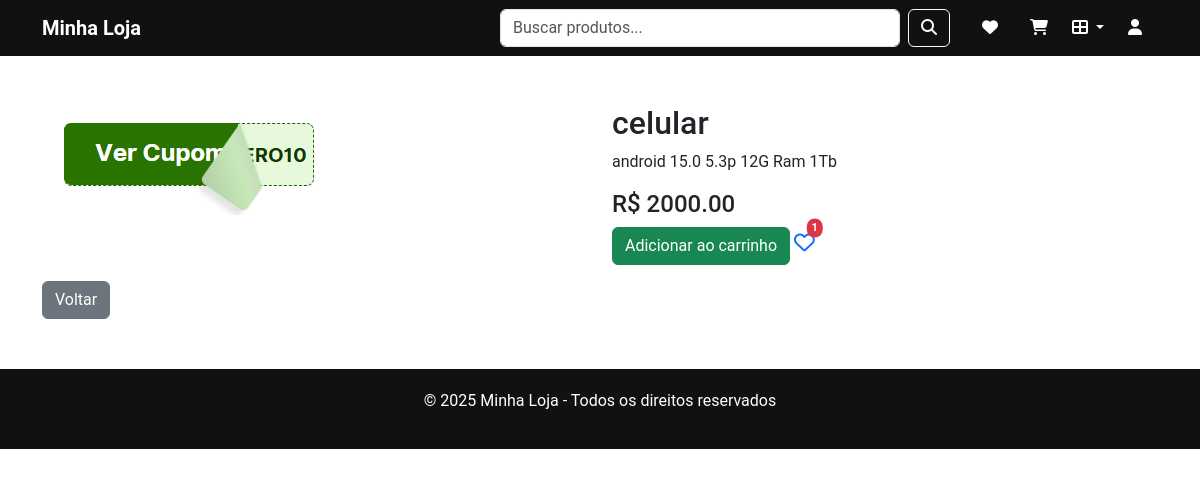
Screenshot of /produto/1/ with the database file from the repository.
### produtos/models.py (models this page shows, shortened)
class Produto(models.Model):
    nome = models.CharField(max_length=100)
    descricao = models.TextField()
    preco = models.DecimalField(max_digits=10, decimal_places=2)
    imagem = models.ImageField(upload_to='produtos/')
    categoria = models.ForeignKey(Categoria, on_delete=models.SET_NULL, null=True, blank=True)
    curtido_por = models.ManyToManyField(User, related_name='produtos_curtidos', blank=True)

### produtos/views.py (the view)
# urls.py: path('produto/<int:id>/', detalhe_produto, name='detalhe_produto'),
def detalhe_produto(request, id):
    produto = get_object_or_404(Produto, id=id)
    return render(request, "produtos/detalhe.html", {"produto": produto})

### produtos/context_processors.py (called while the page is built)
def categorias(request):
    return {
        'categorias': Categoria.objects.all()
    }

### produtos/templates/produtos/detalhe.html
{% extends 'produtos/base.html' %}
{% block content %}
<div class="row">
    <div class="col-md-6">
        {% if produto.imagem %}
        <img src="{{ produto.imagem.url }}" class="img-fluid" alt="{{ produto.nome }}">
        {% else %}
        <img src="https://via.placeholder.com/500x400" class="img-fluid" alt="Sem imagem">
        {% endif %}
    </div>
    <div class="col-md-6">
        <h2>{{ produto.nome }}</h2>
        <p>{{ produto.descricao }}</p>
        <h4>R$ {{ produto.preco }}</h4>
        <button class="btn btn-success">Adicionar ao carrinho</button>
        <a href="#" class="btn-toggle-curtir position-relative" data-id="{{ produto.id }}">
            {% if user.is_authenticated and user in produto.curtido_por.all %}
                <i class="fas fa-heart text-danger"></i>
            {% else %}
                <i class="far fa-heart"></i>
            {% endif %}
            <span class="position-absolute top-0 start-100 translate-middle badge rounded-pill bg-danger"
                id="likes-count-{{ produto.id }}">
                {{ produto.curtido_por.count }}
            </span>
        </a>
    </div>
</div>
<a href="{% url 'lista_produtos' %}" class="btn btn-secondary mt-3">Voltar</a>
{% endblock %}

### produtos/templates/produtos/base.html (style rules this page uses)
body { font-family: 'Roboto', sans-serif; }
.btn-toggle-curtir { display: inline-block; font-size: 1.3rem; }
.btn-toggle-curtir .badge { font-size: 0.7rem; padding: 0.35em 0.45em; }

### rows the page displays
Produto: imagem (picture), nome "celular", descricao "android 15.0 5.3p 12G Ram 1Tb", preco "2000.00", curtido_por.count "1"
